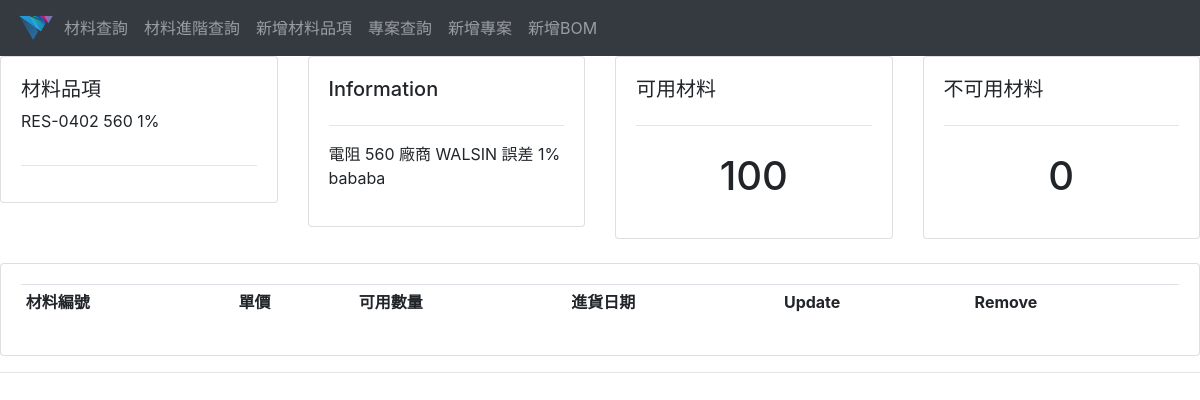
/item_detail/2/, run on an earlier commit of the app's database.
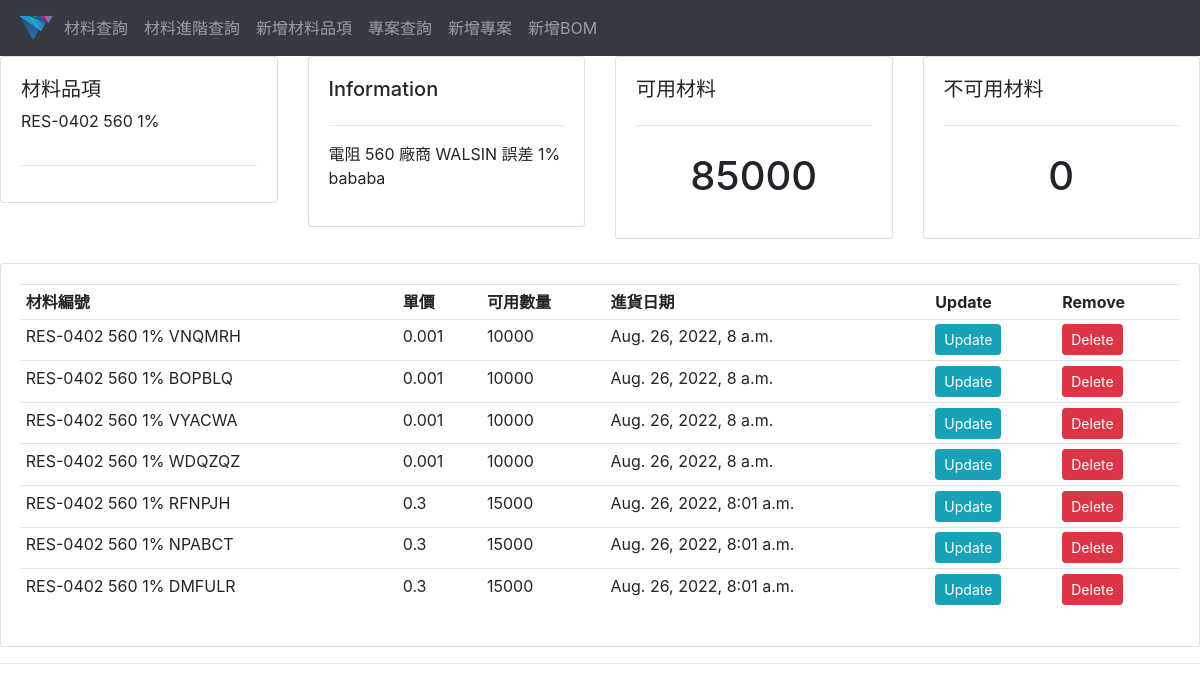
And on a later commit of the database.
### material_management_system/models.py (models this page shows, shortened)
class Item(models.Model):
    GROUP_STATUS = (
        ('YES', 'YES'),
        ('NO', 'NO'),
    )
    lib_ref = models.CharField(max_length=200, blank=True)
    ds_number = models.CharField(max_length=200,unique=True)
    part_number = models.CharField(max_length=200, null=True, blank=True)
    location = models.CharField(max_length=200, null=True, blank=True)
    expected_count = models.IntegerField(null=True)
    feature = models.TextField(blank=True, null=True)
    date_created = models.DateTimeField(auto_now_add=True)
    free_count = models.IntegerField(default=0)
    unavailable_count = models.IntegerField(default=0)
    is_group = models.CharField(max_length=5, choices=GROUP_STATUS, default='YES')
    def __str__(self):
        return self.lib_ref

class Material(models.Model):
    item = models.ForeignKey(Item, on_delete=models.SET_NULL, null=True)
    random_str = models.CharField(max_length=20)
    unit_price = models.FloatField()
    count = models.IntegerField(default=0)
    status = models.CharField(max_length=200, null=True)
    date_created = models.DateTimeField(auto_now_add=True)
    def __str__(self):
        return str(self.item) + ' ' + self.random_str

### material_management_system/views.py (the view)
# urls.py: path('item_detail/<str:pk>/', views.item_detail, name="item_detail"),
def item_detail(request, pk):
    item = Item.objects.get(id=pk)
    material_set = item.material_set.all()
    context = {'material_set': material_set, 'item': item}
    return render(request, 'item_detail.html', context)

### templates/item_detail.html
{% extends 'main.html' %}
{% block content %}
<div class="row">
	<div class="col-md">
		<div class="card card-body">
			<h5>材料品項</h5>
            <p> {{item.lib_ref}}</p>
			<hr>
		</div>
	</div>
	<div class="col-md">
		<div class="card card-body">
			<h5>Information</h5>
			<hr>
			<p> {{item.feature}}</p>
		</div>
	</div>
	<div class="col-md">
		<div class="card card-body">
			<h5>可用材料</h5>
			<hr>
			<h1 style="text-align: center;padding: 10px">{{item.free_count}}</h1>
		</div>
	</div>
    <div class="col-md">
        <div class="card card-body">
			<h5>不可用材料</h5>
			<hr>
			<h1 style="text-align: center;padding: 10px">{{item.unavailable_count}}</h1>
		</div>
    </div>
</div>
<br>
<div class="row">
	<div class="col-md">
		<div class="card card-body">
			<table class="table table-sm">
				<tr>
					<th>材料編號</th>
					<th>單價</th>
					<th>可用數量</th>
					<th>進貨日期</th>
					<th>Update</th>
					<th>Remove</th>
				</tr>
				{% for material in material_set %}
				<tr>
					<td>{{material}}</td>
					<td>{{material.unit_price}}</td>
					<td>{{material.count}}</td>
					<td>{{material.date_created}}</td>
					<td><a class="btn btn-sm btn-info" href="{% url 'update_material' material.id %}">Update</a></td>
					<td><a class="btn btn-sm btn-danger" href="{% url 'delete_material' material.id %}">Delete</a></td>
				</tr>
				{% endfor %}
			</table>
		</div>
	</div>
</div>
{% endblock %}

### templates/main.html (shortened to what this page needs)
{% load static %}
<!DOCTYPE html>
<html lang="en">
<head>
    <link rel="stylesheet" href="https://cdn.jsdelivr.net/npm/bootstrap@4.3.1/dist/css/bootstrap.min.css"
>
    <link href="https://cdnjs.cloudflare.com/ajax/libs/font-awesome/5.13.0/css/all.min.css" rel="stylesheet">
</head>
<body>
{% include 'navbar.html' %}
{% block content %}
{% endblock %}
<hr>
</body>
</html>

### templates/navbar.html (shortened to what this page needs)
{% load static %}
<nav class="navbar navbar-expand-lg navbar-dark bg-dark">
    <img src="{% static 'images/logo.png' %}" alt="DS_LOGO" height="40">
    <div class="collapse navbar-collapse" id="navbarNav">
        <ul class="navbar-nav">
            <li class="nav-item">
                <a class="nav-link" href="{% url 'material_search' %}">材料查詢</a>
            </li>
            <li class="nav-item">
                <a class="nav-link" href="{% url 'material_detail_search' %}">材料進階查詢</a>
            </li>
            <li class="nav-item">
                <a class="nav-link" href="{% url 'new_item' %}">新增材料品項</a>
            </li>
            <li class="nav-item">
                <a class="nav-link" href="{% url 'project_search' %}">專案查詢</a>
            </li>
            <li class="nav-item">
                <a class="nav-link" href="{% url 'new_project' %}">新增專案</a>
            </li>
            <li class="nav-item">
                <a class="nav-link" href="{% url 'new_bom' %}">新增BOM</a>
            </li>
        </ul>
    </div>
</nav>

What changed in the data, as far as the page shows it:
changed Item "RES-0402 560 1%": free_count "100" → "85000"
added Material: item+random_str "RES-0402 560 1% VNQMRH", unit_price "0.001", count "10000", date_created "Aug. 26, 2022, 8 a.m."
added Material: item+random_str "RES-0402 560 1% BOPBLQ", unit_price "0.001", count "10000", date_created "Aug. 26, 2022, 8 a.m."
added Material: item+random_str "RES-0402 560 1% VYACWA", unit_price "0.001", count "10000", date_created "Aug. 26, 2022, 8 a.m."
added Material: item+random_str "RES-0402 560 1% WDQZQZ", unit_price "0.001", count "10000", date_created "Aug. 26, 2022, 8 a.m."
added Material: item+random_str "RES-0402 560 1% RFNPJH", unit_price "0.3", count "15000", date_created "Aug. 26, 2022, 8:01 a.m."
added Material: item+random_str "RES-0402 560 1% NPABCT", unit_price "0.3", count "15000", date_created "Aug. 26, 2022, 8:01 a.m."
added Material: item+random_str "RES-0402 560 1% DMFULR", unit_price "0.3", count "15000", date_created "Aug. 26, 2022, 8:01 a.m."
